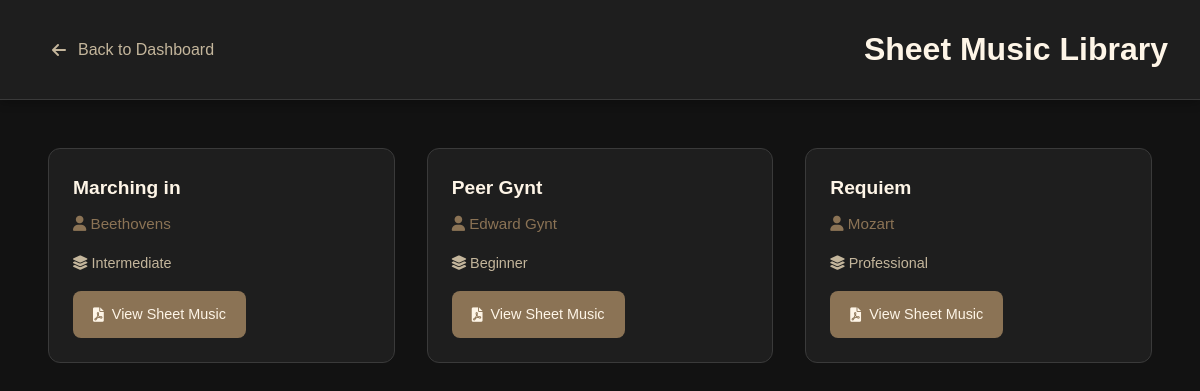
The page /pages/library/sheet-music.php (signed in) on the database its author committed.
### tables this page shows
CREATE TABLE `compositions` (
  `composition_id` int(11) NOT NULL,
  `composer_id` int(11) DEFAULT NULL,
  `title` varchar(255) NOT NULL,
  `opus_number` varchar(50) DEFAULT NULL,
  `year_composed` int(11) DEFAULT NULL,
  `duration` int(11) DEFAULT NULL,
  `description` text DEFAULT NULL,
  `audio_path` varchar(255) DEFAULT NULL,
  `sheet_music_path` varchar(255) DEFAULT NULL,
  `created_at` timestamp NOT NULL DEFAULT current_timestamp(),
  `updated_at` timestamp NOT NULL DEFAULT current_timestamp() ON UPDATE current_timestamp(),
  `period` varchar(100) DEFAULT NULL,
  `genre` varchar(100) DEFAULT NULL,
  `difficulty_level` enum('Beginner','Intermediate','Advanced','Professional') DEFAULT NULL,
  `sheet_music_file` varchar(255) DEFAULT NULL,
  `preview_file` varchar(255) DEFAULT NULL,
  `uploaded_by` int(11) DEFAULT NULL
);

CREATE TABLE `composers` (
  `composer_id` int(11) NOT NULL,
  `name` varchar(100) NOT NULL,
  `birth_date` date DEFAULT NULL,
  `death_date` date DEFAULT NULL,
  `nationality` varchar(100) DEFAULT NULL,
  `birth_place` varchar(100) DEFAULT NULL,
  `death_place` varchar(100) DEFAULT NULL,
  `biography` text DEFAULT NULL,
  `portrait_url` varchar(255) DEFAULT NULL,
  `era` varchar(50) DEFAULT NULL,
  `created_at` timestamp NOT NULL DEFAULT current_timestamp(),
  `updated_at` timestamp NOT NULL DEFAULT current_timestamp() ON UPDATE current_timestamp()
);

### pages/library/sheet-music.php (the view, shortened to what this page needs)
<?php
require_once '../../includes/db.php';
$query = "
    SELECT
        c.composition_id,
        c.title,
        c.sheet_music_file,
        c.difficulty_level,
        comp.name as composer_name
    FROM compositions c
    LEFT JOIN composers comp ON c.composer_id = comp.composer_id
    WHERE c.sheet_music_file IS NOT NULL
    ORDER BY c.title ASC
";
$sheet_music = $conn->query($query);
?>
<!DOCTYPE html>
<html lang="en">
<head>
    <link rel="stylesheet" href="https://cdnjs.cloudflare.com/ajax/libs/font-awesome/6.0.0/css/all.min.css">
</head>
<body>
    <header class="main-header">
        <div class="header-content">
            <a href="../dashboard/enthusiast/enthusiast_dashboard.php" class="nav-link">
                <i class="fas fa-arrow-left"></i> Back to Dashboard
            </a>
            <h1>Sheet Music Library</h1>
        </div>
    </header>
    <div class="container">
        <div class="sheet-music-grid">
            <?php if ($sheet_music->num_rows === 0): ?>
                <div class="empty-state">
                    <i class="fas fa-music"></i>
                    <h2>No Sheet Music Available</h2>
                    <p>Check back later for new sheet music</p>
                </div>
            <?php else: ?>
                <?php while ($item = $sheet_music->fetch_assoc()): ?>
                    <div class="sheet-music-card">
                        <h3 class="sheet-music-title"><?php echo htmlspecialchars($item['title']); ?></h3>
                        <?php if ($item['composer_name']): ?>
                            <div class="composer-name">
                                <i class="fas fa-user"></i>
                                <?php echo htmlspecialchars($item['composer_name']); ?>
                            </div>
                        <?php endif; ?>
                        <?php if ($item['difficulty_level']): ?>
                            <div class="metadata">
                                <i class="fas fa-layer-group"></i>
                                <?php echo htmlspecialchars($item['difficulty_level']); ?>
                            </div>
                        <?php endif; ?>
                        <a href="<?php echo '../../' . htmlspecialchars($item['sheet_music_file']); ?>" class="btn btn-primary"
                            target="_blank">
                            <i class="fas fa-file-pdf"></i> View Sheet Music
                        </a>
                    </div>
                <?php endwhile; ?>
            <?php endif; ?>
        </div>
    </div>
</body>
</html>

### pages/library/sheet-music.php (style rules this page uses)
:root { --bg-dark: #121212; --bg-light: #1e1e1e; --text-primary: #fef5e7; --text-secondary: #c4b69c; --accent: #8b7355; --border-color: #3a3a3a; }
* { margin: 0; padding: 0; box-sizing: border-box; }
body { font-family: 'Futura', sans-serif; background: var(--bg-dark); color: var(--text-primary); line-height: 1.6; }
.main-header { background: var(--bg-light); border-bottom: 1px solid var(--border-color); padding: 1.5rem 0; position: sticky; top: 0; z-index: 100; box-shadow: 0 2px 10px rgba(0, 0, 0, 0.3); }
.header-content { max-width: 1200px; margin: 0 auto; padding: 0 2rem; display: flex; justify-content: space-between; align-items: center; }
.nav-link { color: var(--text-secondary); text-decoration: none; display: inline-flex; align-items: center; gap: 0.75rem; padding: 0.75rem 1.25rem; border-radius: 8px; transition: all 0.3s ease; }
.container { max-width: 1200px; margin: 0 auto; padding: 2rem; }
.sheet-music-grid { display: grid; grid-template-columns: repeat(auto-fill, minmax(300px, 1fr)); gap: 2rem; padding: 1rem; }
.sheet-music-card { background: var(--bg-light); border-radius: 12px; border: 1px solid var(--border-color); padding: 1.5rem; transition: all 0.3s ease; animation: fadeIn 0.5s ease forwards; opacity: 0; }
.sheet-music-title { font-size: 1.2rem; margin-bottom: 0.5rem; color: var(--text-primary); }
.composer-name { color: var(--accent); font-size: 0.95rem; margin-bottom: 1rem; }
.metadata { color: var(--text-secondary); font-size: 0.9rem; margin-bottom: 1rem; }
.btn { display: inline-flex; align-items: center; gap: 0.5rem; padding: 0.75rem 1.25rem; border-radius: 8px; border: none; cursor: pointer; font-size: 0.9rem; text-decoration: none; transition: all 0.3s ease; color: var(--text-primary); }
.btn-primary { background: var(--accent); }

### rows shown on the page
compositions: title "Marching in", composer.name "Beethovens", difficulty_level "Intermediate"
compositions: title "Peer Gynt", composer.name "Edward Gynt", difficulty_level "Beginner"
compositions: title "Requiem", composer.name "Mozart", difficulty_level "Professional"
